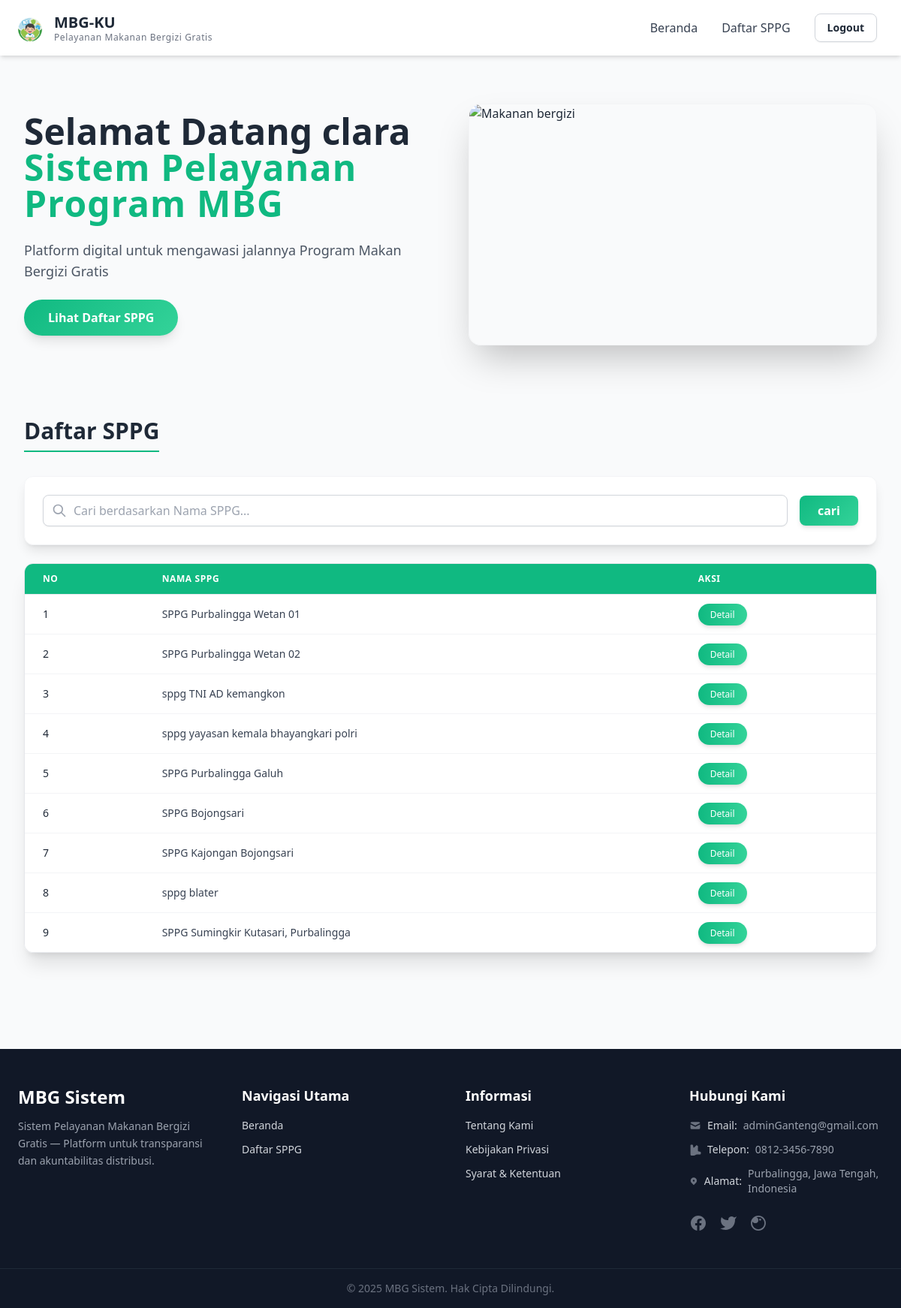
Page /User/ (signed in) on the committed database.
### tables this page shows
CREATE TABLE `sppg` (
  `id` int NOT NULL,
  `nama_sppg` varchar(255) NOT NULL,
  `alamat` text NOT NULL,
  `gmaps` text NOT NULL,
  `kota` varchar(100) NOT NULL,
  `jam_buka` time DEFAULT NULL,
  `jam_tutup` time DEFAULT NULL,
  `waktu` datetime NOT NULL
);

### User/index.php (the view, shortened to what this page needs)
<?php
$username = $_SESSION['user'] ?? 'Pengunjung';
require_once "../config.php";
$keyword = $_POST['keyword'] ?? '';
$sql = "select * from sppg";
$data = $db->query($sql);
?>
<!doctype html>
<html lang="id" class="scroll-smooth">
<head>
    <link rel="stylesheet" href="https://unpkg.com/aos@next/dist/aos.css" />
    <script src="https://cdn.tailwindcss.com"></script>
</head>
<body class="bg-gray-50 text-gray-800 antialiased">
    <header class="shadow-md sticky top-0 bg-white z-30">
        <div class="max-w-7xl mx-auto px-4 sm:px-6 lg:px-8">
            <div class="flex justify-between items-center py-4">
                <a href="#" class="flex items-center gap-3 transition duration-150 ease-in-out hover:opacity-90">
                    <img src="../assets/img/mbg-ku.png" alt="" class="w-20 absolute left-0 top-1">
                    <div class="pl-10">
                        <h1 class="text-xl font-bold">MBG-KU</h1>
                        <p class="text-xs text-gray-500 -mt-0.5 tracking-wider">Pelayanan Makanan Bergizi Gratis</p>
                    </div>
                </a>
                <nav class="hidden md:flex items-center gap-8">
                    <a href="#beranda" class="text-gray-700 font-medium hover:text-[var(--green)] transition duration-150 ease-in-out">Beranda</a>
                    <a href="#daftar_sppg" class="text-gray-700 font-medium hover:text-[var(--green)] transition duration-150 ease-in-out">Daftar SPPG</a>
                    <button id="logoutBtn" class="px-4 py-2 rounded-lg text-sm font-semibold border border-gray-300 hover:bg-red-500 hover:text-white hover:border-red-500 transition duration-150 ease-in-out shadow-sm">Logout</button>
                </nav>
            </div>
        </div>
    </header>
    <main class="max-w-7xl mx-auto px-4 sm:px-6 lg:px-8">
        <section id="beranda" class="pt-16 pb-12">
            <div class="grid grid-cols-1 lg:grid-cols-2 gap-12 items-center">
                <div class="space-y-6" data-aos="fade-right" data-aos-duration="1000">
                    <h2 class="text-4xl sm:text-5xl font-extrabold leading-snug">
                        Selamat Datang <?= $username ?><br>
                        <span class="text-[var(--green)] tracking-wide">Sistem Pelayanan Program MBG</span>
                    </h2>
                    <p class="text-lg text-gray-600 max-w-xl">
                        Platform digital untuk mengawasi jalannya Program Makan Bergizi Gratis
                    </p>
                    <a href="#daftar_sppg" class="inline-block px-8 py-3 text-white font-semibold rounded-full shadow-lg gradient-bg hover:shadow-xl hover:opacity-90 transition duration-300 ease-in-out" data-aos="zoom-in" data-aos-duration="1000">
                        Lihat Daftar SPPG
                    </a>
                </div>
                <div>
                    <div class="rounded-2xl overflow-hidden shadow-2xl border border-gray-100 transform hover:scale-[1.01] transition duration-500 ease-in-out">
                        <img src="../assets/img/gpt.png" alt="Makanan bergizi" class="w-full h-80 object-cover object-center hidden lg:flex">
                    </div>
                </div>
            </div>
        </section>
        <section id="daftar_sppg" class="py-12">
            <h2 class="text-3xl font-bold mb-8 text-gray-800 border-b-2 border-[var(--green)] pb-2 inline-block"  data-aos="fade-up" data-aos-duration="500">Daftar SPPG</h2>
            <div class="bg-white p-6 rounded-xl shadow-lg border border-gray-100 mb-6"  data-aos="flip-up" data-aos-duration="500">
                <form action="" method="post" class="flex flex-col sm:flex-row gap-4 items-center">
                    <div class="relative flex-grow w-full">
                        <svg class="absolute left-3 top-1/2 transform -translate-y-1/2 w-5 h-5 text-gray-400" xmlns="http://www.w3.org/2000/svg" fill="none" viewBox="0 0 24 24" stroke="currentColor">
                            <path stroke-linecap="round" stroke-linejoin="round" stroke-width="2" d="M21 21l-6-6m2-5a7 7 0 11-14 0 7 7 0 0114 0z" />
                        </svg>
                        <input type="text" placeholder="Cari berdasarkan Nama SPPG..." name="keyword" value="<?= $keyword ?>" class="w-full pl-10 pr-4 py-2 border border-gray-300 rounded-lg shadow-sm focus:outline-none focus:ring-2 focus:ring-[var(--green)] focus:border-[var(--green)] transition-all duration-200">
                    </div>
                    <input type="submit" name="cari" value="cari" class="w-full sm:w-auto px-6 py-2 rounded-lg text-white font-semibold shadow-md gradient-bg hover:opacity-90 transition duration-200" data-aos="fade-right" data-aos-duration="1000">
                </form>
            </div>
            <div class="overflow-x-auto rounded-xl shadow-xl border border-gray-200" data-aos="fade-up"
     data-aos-anchor-placement="center-bottom" data-aos-duration="500">
                <table class="min-w-full bg-white divide-y divide-gray-200">
                    <thead class="bg-[var(--green)] text-white">
                        <tr>
                            <th class="py-3 px-6 text-left text-xs font-semibold uppercase tracking-wider">No</th>
                            <th class="py-3 px-6 text-left text-xs font-semibold uppercase tracking-wider">Nama SPPG</th>
                            <th class="py-3 px-6 text-left text-xs font-semibold uppercase tracking-wider">Aksi</th>
                        </tr>
                    </thead>
                    <tbody class="text-sm divide-y divide-gray-100">
                        <?php
                        $no = 1;
                        if ($data->num_rows > 0):
                            foreach ($data as $d):
                        ?>
                                <tr class="hover:bg-gray-50 transition duration-100">
                                    <td class="py-4 px-6 whitespace-nowrap"><?= $no ?></td>
                                    <td class="py-4 px-6 whitespace-nowrap font-medium text-gray-700"><?= $d['nama_sppg'] ?></td>
                                    <td class="py-4 px-6 whitespace-nowrap">
                                        <a href="detail_sppg.php?id=<?= $d['id'] ?>" class="px-4 py-1.5 text-white rounded-full text-xs font-medium shadow-md gradient-detail-btn hover:opacity-90 transition duration-200">
                                            Detail
                                        </a>
                                    </td>
                                </tr>
                            <?php
                                $no++;
                            endforeach;
                        endif; ?>
                    </tbody>
                </table>
            </div>
        </section>
    </main>
    <footer class="bg-gray-900 text-gray-300 mt-20">
        <div class="max-w-7xl mx-auto px-6 py-12 grid grid-cols-1 md:grid-cols-4 gap-10">
            <div class="md:col-span-1">
                <h2 class="text-2xl font-bold text-white mb-3">MBG Sistem</h2>
                <p class="mt-2 text-sm text-gray-400 leading-relaxed">
                    Sistem Pelayanan Makanan Bergizi Gratis — Platform untuk transparansi dan akuntabilitas distribusi.
                </p>
            </div>
            <div class="md:col-span-1">
                <h3 class="text-lg font-semibold text-white mb-4">Navigasi Utama</h3>
                <ul class="space-y-3 text-sm">
                    <li><a href="#beranda" class="hover:text-[var(--green)] transition duration-150 ease-in-out">Beranda</a></li>
                    <li><a href="#daftar_sppg" class="hover:text-[var(--green)] transition duration-150 ease-in-out">Daftar SPPG</a></li>
                </ul>
            </div>
            <div class="md:col-span-1">
                <h3 class="text-lg font-semibold text-white mb-4">Informasi</h3>
                <ul class="space-y-3 text-sm">
                    <li><a href="#" class="hover:text-[var(--green)] transition">Tentang Kami</a></li>
                    <li><a href="#" class="hover:text-[var(--green)] transition">Kebijakan Privasi</a></li>
                    <li><a href="#" class="hover:text-[var(--green)] transition">Syarat & Ketentuan</a></li>
                </ul>
            </div>
            <div class="md:col-span-1">
                <h3 class="text-lg font-semibold text-white mb-4">Hubungi Kami</h3>
                <ul class="space-y-3 text-sm">
                    <li class="flex items-center gap-2">
                        <svg xmlns="http://www.w3.org/2000/svg" class="w-4 h-4 text-gray-500" viewBox="0 0 20 20" fill="currentColor">
                            <path d="M2.003 5.884L10 9.882l7.997-3.998A2 2 0 0016 4H4a2 2 0 00-1.997 1.884z" />
                            <path d="M18 8.118l-8 4-8-4V14a2 2 0 002 2h12a2 2 0 002-2V8.118z" />
                        </svg>
                        Email: <span class="text-gray-400">adminGanteng@gmail.com</span>
                    </li>
                    <li class="flex items-center gap-2">
                        Telepon: <span class="text-gray-400">0812-3456-7890</span>
                    </li>
                    <li class="flex items-center gap-2">
                        <svg xmlns="http://www.w3.org/2000/svg" class="w-4 h-4 text-gray-500" viewBox="0 0 20 20" fill="currentColor">
                            <path fill-rule="evenodd" d="M5.05 4.05a7 7 0 119.9 9.9L10 18.9l-4.95-4.95a7 7 0 010-9.9zM10 11a2 2 0 100-4 2 2 0 000 4z" clip-rule="evenodd" />
                        </svg>
                        Alamat: <span class="text-gray-400">Purbalingga, Jawa Tengah, Indonesia</span>
                    </li>
                </ul>
                <div class="flex gap-4 mt-6">
                    <a href="#" class="text-gray-500 hover:text-[var(--green)] transition duration-150 ease-in-out" aria-label="Facebook">
                    </a>
                    <a href="#" class="text-gray-500 hover:text-[var(--green)] transition duration-150 ease-in-out" aria-label="Twitter">
                        <svg class="w-6 h-6" fill="currentColor" viewBox="0 0 24 24">
                            <path d="M23 3a10.9 10.9 0 01-3.14 1.53A4.48 4.48 0 0012 7.48v.45A10.66 10.66 0 013 4s-4 9 5 13a11.64 11.64 0 01-7 2c9 5 20 0 20-11.5a4.5 4.5 0 00-.08-.83A7.72 7.72 0 0023 3z" />
                        </svg>
                    </a>
                    <a href="#" class="text-gray-500 hover:text-[var(--green)] transition duration-150 ease-in-out" aria-label="Instagram">
                    </a>
                </div>
            </div>
        </div>
        <div class="border-t border-gray-800 py-4 text-center text-sm text-gray-500">
            © 2025 MBG Sistem. Hak Cipta Dilindungi.
        </div>
    </footer>
</body>
</html>

### User/index.php (style rules this page uses)
:root { --green: #10b981; --green-weak: #dff7ef; --green-dark: #059669; }
.gradient-bg { background: linear-gradient(135deg, var(--green), #34d399); }
.gradient-detail-btn { background: linear-gradient(90deg, #10b981, #34d399); }

### rows in the picture
sppg: nama_sppg "SPPG Purbalingga Wetan 01"
sppg: nama_sppg "SPPG Purbalingga Wetan 02"
sppg: nama_sppg "sppg TNI AD kemangkon"
sppg: nama_sppg "sppg yayasan kemala bhayangkari polri"
sppg: nama_sppg "SPPG Purbalingga Galuh"
sppg: nama_sppg "SPPG Bojongsari"
sppg: nama_sppg "SPPG Kajongan Bojongsari"
sppg: nama_sppg "sppg blater"
sppg: nama_sppg "SPPG Sumingkir Kutasari, Purbalingga"

### other values in the picture
$username "clara"
